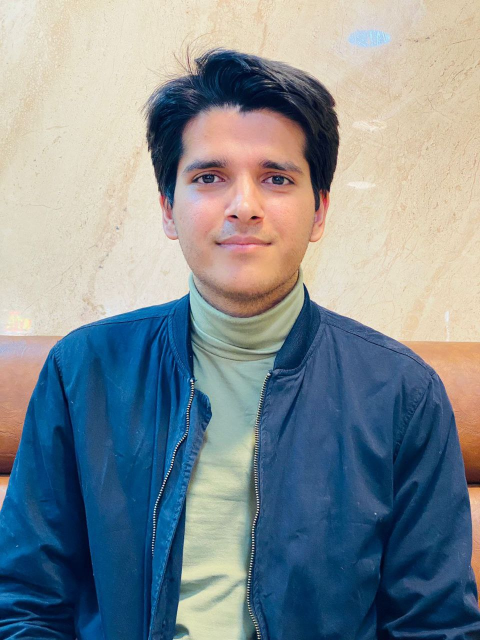
#> input picture imageResizer/mohit.jpg, 960 x 1280 px (shown at 1/2 size)
$ python main.py
#> lines starting #> are read from the running program, lines starting #| are printed output that depends on the picture
import cv2

source = "mohit.jpg"
destination = "newImages.png"
src = cv2.imread(source,cv2.IMREAD_UNCHANGED)
#> src is the input picture: shape (1280, 960, 3); mean B, G, R 146.9, 140.7, 129.6

# Percent by which the image is resized
scale_percent = 50

# Calculate the 50 percent of original dimensions
# existing width ki jo bhi percent hai yeh usko naya with bana do.
width = int(src.shape[1] * scale_percent / 100)
#> width = 480
height = int(src.shape[0] * scale_percent / 100)
#> height = 640

# dsize
dsize = (width, height)
#> dsize = (480, 640)

# resize image
output = cv2.resize(src, dsize)
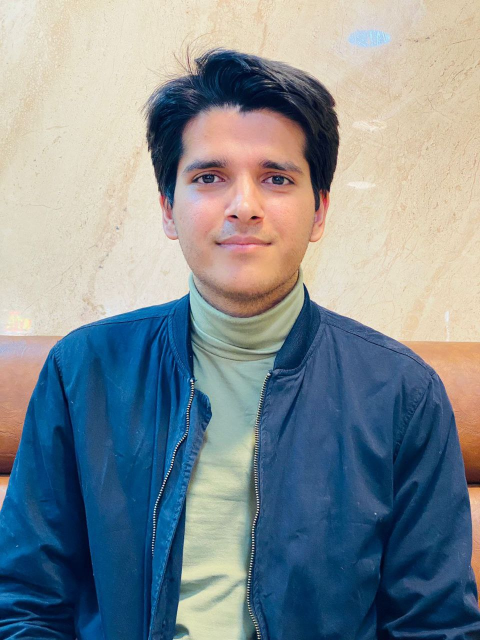
#> output: shape (640, 480, 3); mean B, G, R 147, 140.8, 129.8

cv2.imwrite(destination,output)
# wait till any key is pressed on keyboard.
# cv2.waitKey(0)
